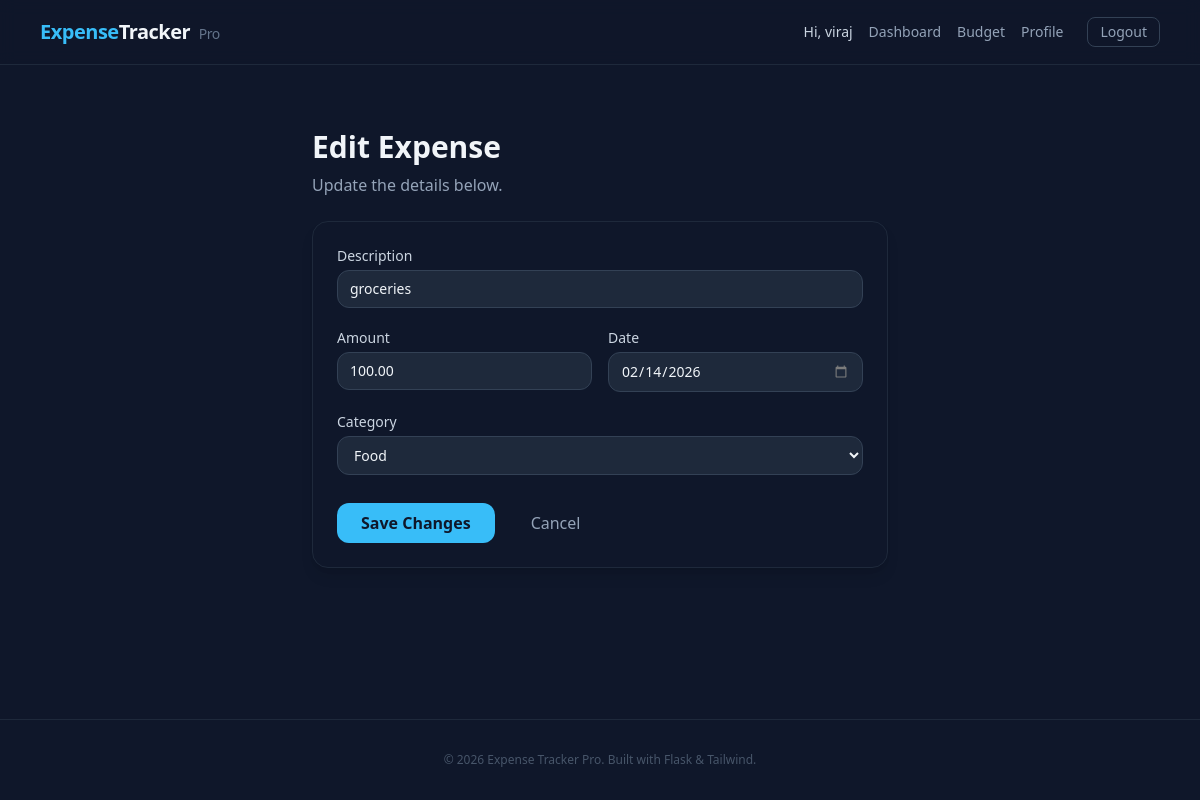
/edit/2 (signed in), run on the app's committed database.
### app.py (models this page shows)
class User(UserMixin, db.Model):
    id = db.Column(db.Integer, primary_key=True)
    username = db.Column(db.String(150), unique=True, nullable=False)
    password_hash = db.Column(db.String(200), nullable=False)
    expenses = db.relationship('Expense', backref='owner', lazy=True)

class Expense(db.Model):
    id = db.Column(db.Integer, primary_key=True)
    description = db.Column(db.String(120), nullable=False)
    amount = db.Column(db.Float, nullable=False)
    category = db.Column(db.String(50), nullable=False)
    date = db.Column(db.Date, nullable=False, default=date.today)
    user_id = db.Column(db.Integer, db.ForeignKey('user.id'), nullable=False)

### app.py (the view, shortened to what this page needs)
@app.route('/edit/<int:id>', methods=['GET', 'POST'])
@login_required
def edit(id):
    e = db.session.get(Expense, id)
    if not e or e.user_id != current_user.id:
        return redirect(url_for('index'))
    return render_template("edit.html", expense=e, categories=CATEGORIES)

### app.py (called while the page is built)
@login_manager.user_loader
def load_user(user_id):
    return db.session.get(User, int(user_id))

### templates/edit.html (shortened to what this page needs)
{% extends "base.html" %}
{% block content %}
<div class="max-w-xl mx-auto mt-10">
  <div class="mb-6">
    <h1 class="text-3xl font-semibold mb-2">Edit Expense</h1>
    <p class="text-slate-400">Update the details below.</p>
  </div>
  <section class="rounded-2xl border border-slate-800 bg-slate-900 p-6 shadow-lg">
    <form method="post" class="space-y-5">
      <label class="block text-sm">
        <span class="mb-1 block text-slate-300">Description</span>
        <input name="description" value="{{ expense.description }}" required
               class="w-full rounded-xl bg-slate-800 border border-slate-700 px-3 py-2 text-slate-100 focus:border-brand focus:outline-none transition" />
      </label>
      <div class="grid grid-cols-2 gap-4">
        <label class="block text-sm">
          <span class="mb-1 block text-slate-300">Amount</span>
          <input type="number" step="0.01" min="0.01" name="amount" required
                 value="{{ '%.2f'|format(expense.amount) }}"
                 class="w-full rounded-xl bg-slate-800 border border-slate-700 px-3 py-2 text-slate-100 focus:border-brand focus:outline-none transition" />
        </label>
        <label class="block text-sm">
          <span class="mb-1 block text-slate-300">Date</span>
          <input type="date" name="date" required
                 value="{{ expense.date.strftime('%Y-%m-%d') }}"
                 class="w-full rounded-xl bg-slate-800 border border-slate-700 px-3 py-2 text-slate-100 focus:border-brand focus:outline-none transition" />
        </label>
      </div>
      <label class="block text-sm">
        <span class="mb-1 block text-slate-300">Category</span>
        <select name="category"
                class="w-full rounded-xl bg-slate-800 border border-slate-700 px-3 py-2 text-slate-100 focus:border-brand focus:outline-none transition">
          {% for c in categories %}
            <option value="{{ c }}" {% if expense.category == c %}selected{% endif %}>{{ c }}</option>
          {% endfor %}
        </select>
      </label>
      <div class="flex items-center gap-3 pt-2">
        <button class="rounded-xl bg-brand text-slate-900 font-semibold px-6 py-2 hover:bg-sky-400 transition"
                type="submit">Save Changes</button>
        <a class="rounded-xl px-6 py-2 text-slate-400 hover:text-slate-200 transition"
           href="{{ url_for('index') }}">Cancel</a>
      </div>
    </form>
  </section>
</div>
{% endblock %}

### templates/base.html (shortened to what this page needs)
<!DOCTYPE html>
<html lang="en" class="h-full bg-slate-900">
<head>
    <script src="https://cdn.tailwindcss.com"></script>
</head>
<body class="flex flex-col min-h-full text-slate-100 font-sans antialiased selection:bg-brand/30 pb-24 md:pb-0">
    <header class="hidden md:block border-b border-slate-800 bg-slate-900/80 backdrop-blur sticky top-0 z-50">
        <div class="mx-auto max-w-6xl px-4 h-16 flex items-center justify-between">
            <a href="{{ url_for('index') }}" class="text-xl font-bold tracking-tight hover:opacity-80 transition">
                <span class="text-brand">Expense</span>Tracker
                <span class="text-slate-500 text-sm font-normal ml-1">Pro</span>
            </a>
            <nav class="flex gap-4 text-sm font-medium text-slate-400 items-center">
                {% if current_user.is_authenticated %}
                    <span class="text-slate-300">Hi, <span class="text-slate-300">{{ current_user.username }}</span></span>
                    <a href="{{ url_for('index') }}" class="hover:text-brand transition">Dashboard</a>
                    <a href="{{ url_for('budget') }}" class="hover:text-brand transition">Budget</a>
                    <a href="{{ url_for('profile') }}" class="hover:text-brand transition">Profile</a>
                    <a href="{{ url_for('logout') }}" class="hover:text-rose-400 transition ml-2 border border-slate-700 rounded-lg px-3 py-1 hover:bg-slate-800">Logout</a>
                {% else %}
                    <a href="{{ url_for('login') }}" class="text-brand bg-brand/10 hover:bg-brand/20 border border-brand/20 rounded-lg px-3 py-1 transition">Login</a>
                    <a href="{{ url_for('register') }}" class="text-brand bg-brand/10 hover:bg-brand/20 border border-brand/20 rounded-lg px-3 py-1 transition">Register</a>
                {% endif %}
            </nav>
        </div>
    </header>
    <main class="flex-grow mx-auto w-full max-w-6xl px-4 py-6">
        {% block content %}{% endblock %}
    </main>
    <footer class="hidden md:block border-t border-slate-800 py-8 text-center text-xs text-slate-600">
        <p>&copy; 2026 Expense Tracker Pro. Built with Flask & Tailwind.</p>
    </footer>
</body>
</html>

### data on the page
User: username "viraj"
Expense: description "groceries", amount "100.00", date "02/14/2026", category "Food"
